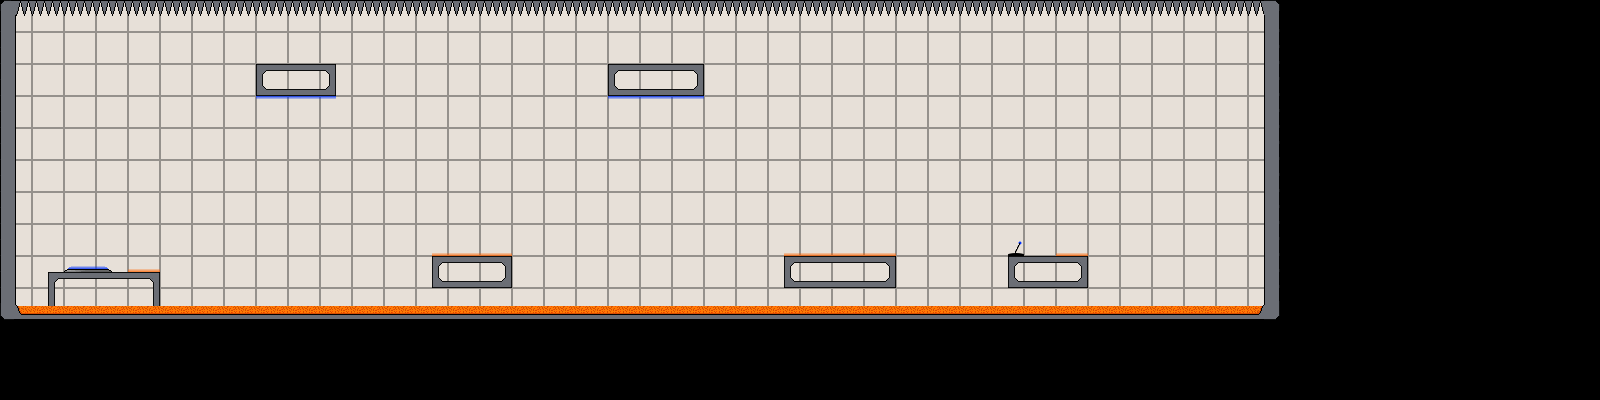

A level layout from a 2D game, rendered from its tile map. Below: a short description, then the map file with tile-grid data replaced by summaries:
An orthogonal 100x25 tile map with 16x16 px tiles, 8 tile layers (background, walls, switches, gravTiles, ...) and 1 object (spawnPoint1).

<map version="1.0" orientation="orthogonal" width="100" height="25" tilewidth="16" tileheight="16">
 <tileset firstgid="1" name="interiorTileset" tilewidth="16" tileheight="16">
  <image source="interiorTileset.png" trans="ff00ff" width="144" height="64" />
 </tileset>
 <layer name="background" width="100" height="25">
  <data>[2500 cells, 2000 non-empty, 5 distinct tile ids]</data>
 </layer>
 <layer name="walls" width="100" height="25">
  <data>[2500 cells, 107 non-empty, 14 distinct tile ids]</data>
 </layer>
 <layer name="switches" width="100" height="25">
  <data>[2500 cells, 1 non-empty, 1 distinct tile ids]</data>
 </layer>
 <layer name="gravTiles" width="100" height="25">
  <data>[2500 cells, 27 non-empty, 2 distinct tile ids]</data>
 </layer>
 <objectgroup name="spawnPoint" width="100" height="25">
  <object name="spawnPoint1" x="108" y="221" />
 </objectgroup>
 <layer name="acid" width="100" height="25">
  <data>[2500 cells, 318 non-empty, 4 distinct tile ids]</data>
 </layer>
 <layer name="exit" width="100" height="25">
  <data>[2500 cells, 1 non-empty, 1 distinct tile ids]</data>
 </layer>
 <layer name="exitDummyTiles" width="100" height="25">
  <data>[2500 cells, 2 non-empty, 2 distinct tile ids]</data>
 </layer>
 <layer name="spikes" width="100" height="25">
  <data>[2500 cells, 78 non-empty, 1 distinct tile ids]</data>
 </layer>
</map>
